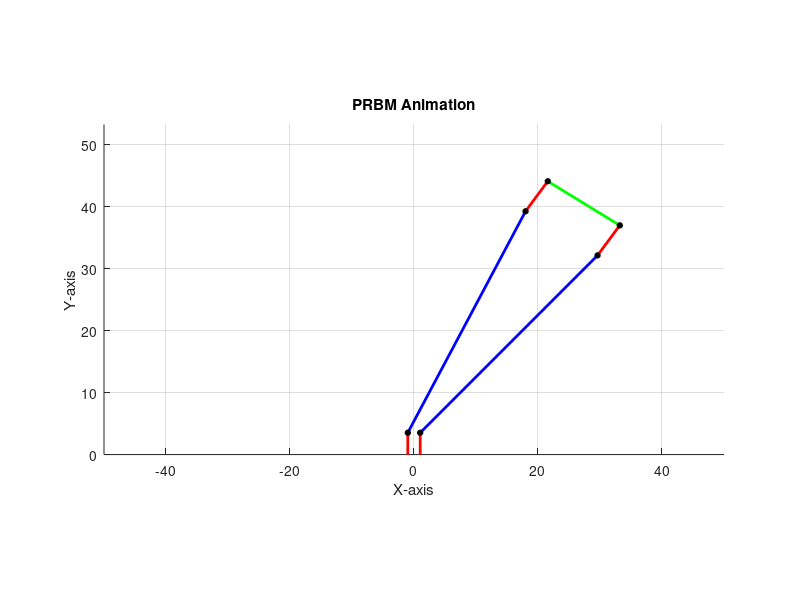

Write MATLAB code to recreate this figure.
clear; close all; 
% Parameters
theta0 = (90- 17/2)*pi/180;
theta_max = pi/4; % Maximum angle
num_frames = 100; % Number of animation frames
theta_vals = linspace(theta0, theta_max, num_frames);

% Example: Two-link manipulator (replace with your robot's kinematics)
lfull = 50; 
ltip = 3.25; 
lrigid = 5; 
ltop = 17; 
lsmall = 1; 

% Find Model Variables from CAD vars
l = lfull - lrigid/2; 
y = 0.8517; 
lc = (1-y)*l/2;

% Initialize figure
figure;
hold on;
axis equal;
grid on;
xlim([-lfull, lfull]);
ylim([0, lfull+ltip]);
xlabel('X-axis');
ylabel('Y-axis');
title('PRBM Animation');

% Initialize plot handles
link1_plot = plot([0, 0], [0, 0], 'r-', 'LineWidth', 2); % Link 1
link2_plot = plot([0, 0], [0, 0], 'b-', 'LineWidth', 2); % Link 2
link3_plot = plot([0, 0], [0, 0], 'r-', 'LineWidth', 2); % Link 3

link4_plot = plot([0, 0], [0, 0], 'r-', 'LineWidth', 2); % Link 1
link5_plot = plot([0, 0], [0, 0], 'b-', 'LineWidth', 2); % Link 2
link6_plot = plot([0, 0], [0, 0], 'r-', 'LineWidth', 2); % Link 3

link7_plot = plot([0, 0], [0, 0], 'g-', 'LineWidth', 2); % Link 3

joint_plot = plot(0, 0, 'ko', 'MarkerSize', 4, 'MarkerFaceColor', 'k'); % Joints

% Animation loop
for theta = theta_vals
    theta2 = theta + pi - theta0; 
    theta3 = theta + pi/2 -theta0; 
    ihat = [1 0]; jhat = [0 1];

    rA = (lc+ y*l*sin(theta))*jhat + y*l*cos(theta)*ihat; 
    rtip = rA + ltop/2*(cos(theta2)*ihat + sin(theta2)*jhat) ...
    + (ltip + lc + lrigid/2) * (cos(theta3)*ihat+ sin(theta3)*jhat);
    % Forward kinematics (example for 2-link planar robot)
    % Replace with your own joint/link equations
    r1 =  [lsmall, lc]; 
    r2 = r1+ y*l*sin(theta)*jhat + y*l*cos(theta)*ihat;
    r3 = r2 + (lc + lrigid/2) * (cos(theta3)*ihat+ sin(theta3)*jhat); 
    
    theta = 2*theta0 -theta;

    r4 =  [-lsmall, lc]; 
    r5 = r4+ y*l*sin(theta)*jhat - y*l*cos(theta)*ihat;
    r6 = r5 + (lc + lrigid/2) * (cos(theta3)*ihat+ sin(theta3)*jhat); 

    
    % Update link and joint positions
    set(link1_plot, 'XData', [lsmall, r1(1)], 'YData', [0, r1(2)]);
    set(link2_plot, 'XData', [r1(1), r2(1)], 'YData', [r1(2), r2(2)]);
    set(link3_plot, 'XData', [r2(1), r3(1)], 'YData', [r2(2), r3(2)]);
    set(link4_plot, 'XData', [-lsmall, r4(1)], 'YData', [0, r4(2)]);
    set(link5_plot, 'XData', [r4(1), r5(1)], 'YData', [r4(2), r5(2)]);
    set(link6_plot, 'XData', [r5(1), r6(1)], 'YData', [r5(2), r6(2)]);
    set(link7_plot, 'XData', [r3(1), r6(1)], 'YData', [r3(2), r6(2)]);

    set(joint_plot, 'XData', [r1(1), r2(1), r3(1), r4(1), r5(1), r6(1)],...
        'YData', [r1(2), r2(2), r3(2), r4(2), r5(2), r6(2)]);
   
    % Pause for animation
    pause(0.1);
end

disp('Animation Complete!');
